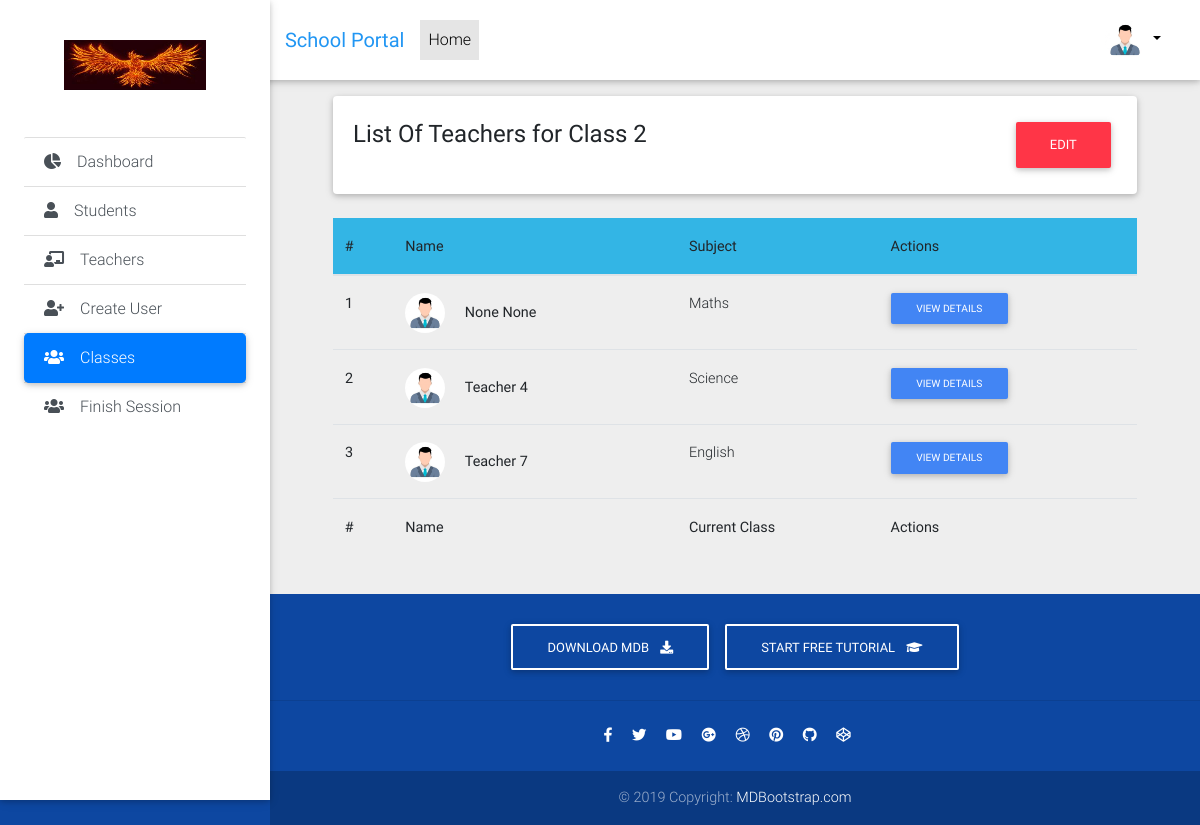
/admin-portal/classes/2/ (signed in), run on an earlier commit of the app's database.
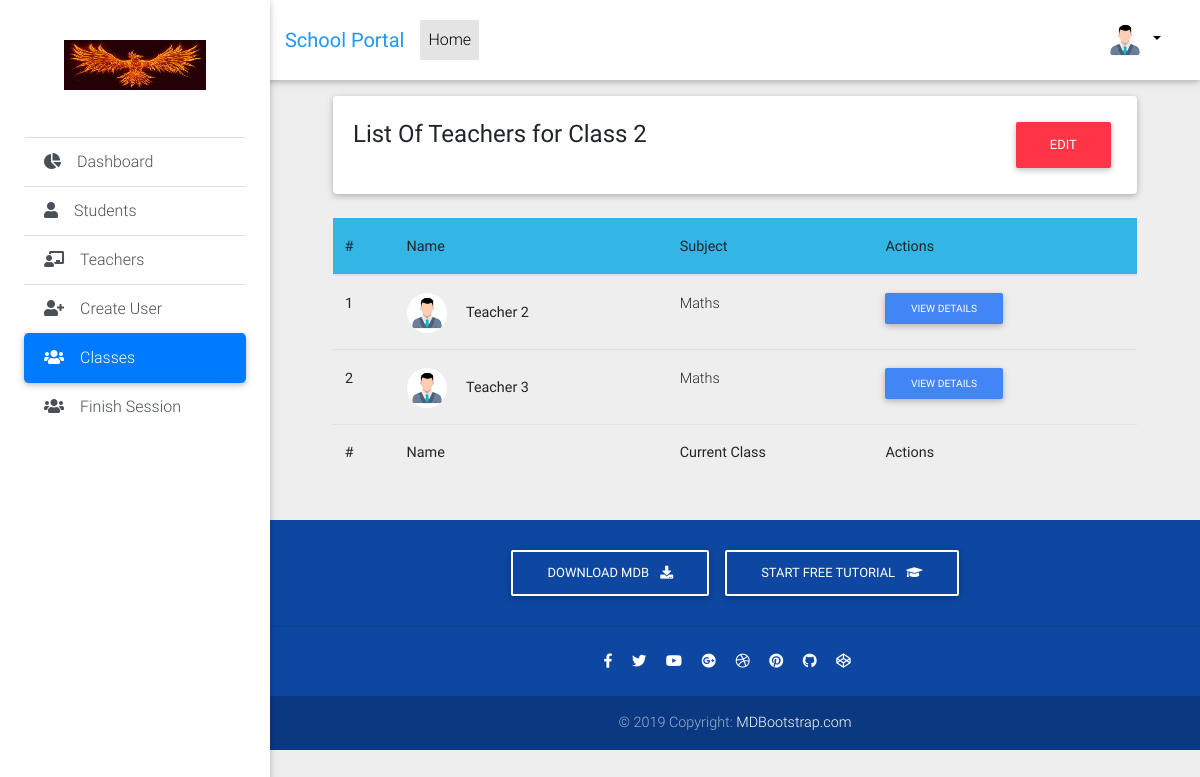
And on a later commit of the database.
### core/models.py (models this page shows, shortened)
class Teacher(models.Model):
    profile = models.OneToOneField(Profile, on_delete=models.CASCADE)
    TEACHER_SUBJECTS = [
        ('M', 'Maths'),
        ('S', 'Science'),
        ('E', 'English')
    ]
    subject = models.CharField(max_length=1, choices=TEACHER_SUBJECTS)
    classes = models.ManyToManyField(to='Class')

class Profile(models.Model):
    user = models.OneToOneField(settings.AUTH_USER_MODEL, on_delete=models.CASCADE)
    first_name = models.CharField(max_length=100, blank=True, null=True)
    last_name = models.CharField(max_length=100, blank=True, null=True)
    image = models.ImageField(default='default.jpg', upload_to='profile_pics')
    birthdate = models.DateField(blank=True, null=True)
    age = models.IntegerField(blank=True, null=True)
    date_joined = models.DateField(auto_now_add=True)
    STATUS_CHOICES = [
        ('S', 'Student'),
        ('T', 'Teacher'),
        ('A', 'Admin')
    ]
    status = models.CharField(max_length=1, choices=STATUS_CHOICES, blank=True, null=True)
    class Meta:
        unique_together = ['first_name', 'last_name']

### core/views.py (the view)
# urls.py: path('admin-portal/classes/<int:grade>/', class_detail_view, name='class-detail'),
@login_required
def class_detail_view(request, grade):
    if request.user.profile.status == 'A':
        class_grade = Class.objects.get(grade=grade)
        teachers = class_grade.teacher_set.all()
        context = {
            'teachers': teachers,
            'grade': grade
        }
        return render(request, 'class-detail.html', context)
    else:
        raise PermissionDenied

### templates/class-detail.html (shortened to what this page needs)
{% extends 'adminbase.html' %}
{% block active5 %}active
{% endblock active5 %}
{% block content %}
<main class="pt-5 mx-lg-5">
    <div class="container-fluid mt-5">
        <div class="card mb-4 wow fadeIn">
            <div class="card-body d-sm-flex justify-content-between">
                <h4 class="mb-2 mb-sm-0 pt-1">
                    <span>List Of Teachers for Class {{ grade }}</span>
                </h4>
                <a class="btn btn-danger" href="{% url 'core:edit-class-teachers' grade %}">Edit</a>
            </div>
        </div>
        <div class="row">
            <div class="col">
                <table id="dtBasicExample" class="table table-hover" width="100%">
                    <thead class="info-color">
                      <tr>
                        <th class="th-md">#
                        </th>
                        <th class="th-sm">Name
                        </th>
                        <th class="th-sm">Subject
                        </th>
                        <th>Actions
                        </th>
                      </tr>
                    </thead>
                    <tbody>
                        {% for teacher in teachers %}
                        <tr>
                            <th scope="row">{{ forloop.counter }}</th>
                            <td>
                                <img width="40px" src="{{ teacher.profile.image.url }}" class="rounded-circle z-depth-0 mr-3" alt="avatar image">
                                <b>{{ teacher.profile.first_name }} {{ teacher.profile.last_name }}</b>
                            </td>
                            <td>{{ teacher.get_subject_display }}</td>
                            <td><a href="{% url 'core:teacher-detail-admin' teacher.pk %}" class="btn btn-primary btn-sm">View Details</a></td>
                        </tr>
                        {% endfor %}
                    </tbody>
                    <tfoot>
                      <tr>
                        <th>#
                        </th>
                        <th>Name
                        </th>
                        <th>Current Class
                        </th>
                        <th>Actions
                        </th>
                      </tr>
                    </tfoot>
                </table>
            </div>
        </div>
    </div>
</main>
{% endblock content %}

What changed in the data, as far as the page shows it:
removed Teacher: profile.image (placeholder picture), profile.first_name "None", profile.last_name "None", subject "Maths"
no longer on this page (row unchanged): Teacher: profile.image (placeholder picture), profile.first_name "Teacher", profile.last_name "4", subject "Science"
no longer on this page (row unchanged): Teacher: profile.image (placeholder picture), profile.first_name "Teacher", profile.last_name "7", subject "English"
now on this page (row unchanged): Teacher: profile.image (placeholder picture), profile.first_name "Teacher", profile.last_name "2", subject "Maths"
now on this page (row unchanged): Teacher: profile.image (placeholder picture), profile.first_name "Teacher", profile.last_name "3", subject "Maths"
